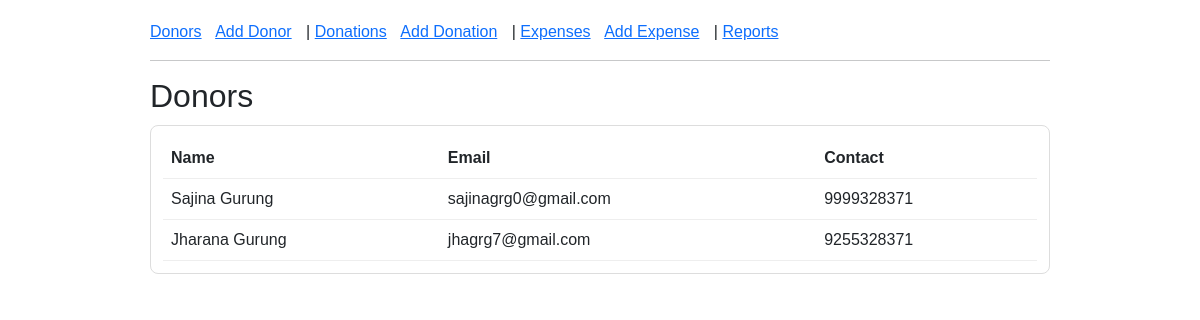
/donors/list/, run on an earlier commit of the app's database.
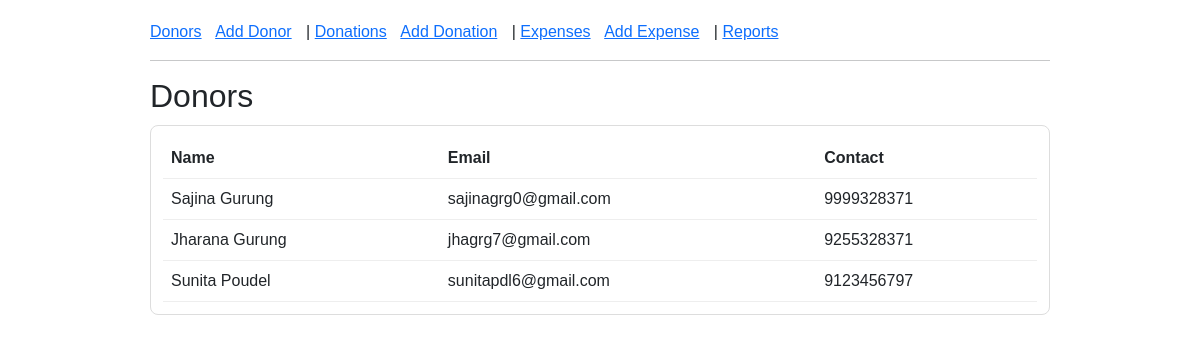
And on a later commit of the database.
### donors/models.py (models this page shows, shortened)
class Donor(models.Model):
    name = models.CharField(max_length=255)
    email= models.EmailField(unique=True)
    contact= models.CharField(max_length=20)
    created_at = models.DateTimeField(auto_now_add=True)

### donors/views.py (the view)
# urls.py: path("list/", views.donor_list, name="donor_list"),
def donor_list(request):
    donors = Donor.objects.all()
    return render(request, "donors/list.html", {"donors": donors})

### donors/templates/donors/list.html
{% extends "base.html" %}
{% block content %}
<h2>Donors</h2>
<div class="box">
  <table>
    <tr><th>Name</th><th>Email</th><th>Contact</th></tr>
    {% for d in donors %}
      <tr>
        <td>{{ d.name }}</td>
        <td>{{ d.email }}</td>
        <td>{{ d.contact }}</td>
      </tr>
    {% empty %}
      <tr><td colspan="3">No donors yet.</td></tr>
    {% endfor %}
  </table>
</div>
{% endblock %}

What changed in the data, as far as the page shows it:
added Donor: name "Sunita Poudel", email "sunitapdl6@gmail.com", contact "9123456797"
